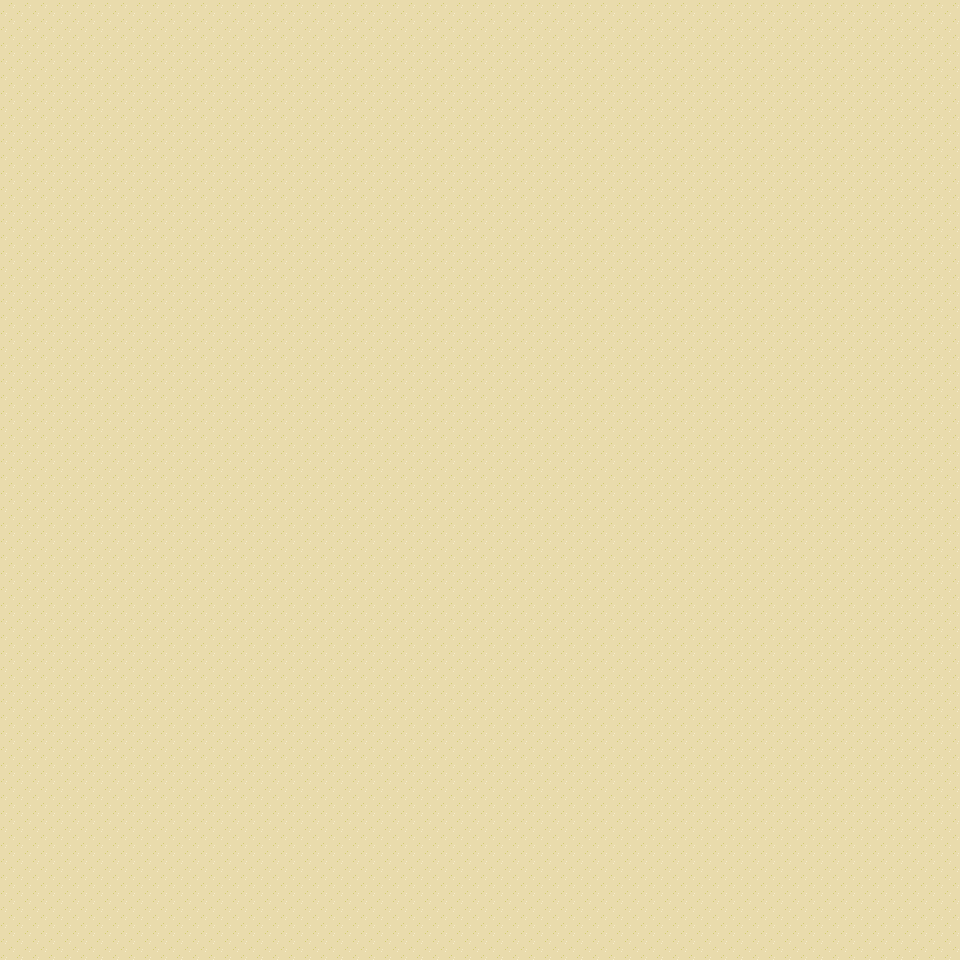

This game map was drawn from its Tiled (.tmx) file and the tilesets committed beside it. A one-line description and the trimmed map source follow:
An orthogonal 30x30 tile map with 32x32 px tiles, 9 tile layers (Fondo, Fondo1, Cesped, Flores, ...).

<map version="1.10" tiledversion="1.11.2" orientation="orthogonal" renderorder="right-down" width="30" height="30" tilewidth="32" tileheight="32" infinite="0" nextlayerid="13" nextobjectid="1">
 <tileset firstgid="1" name="items" tilewidth="32" tileheight="32" tilecount="5208" columns="8">
  <image source="tilesetpokemon.png" width="256" height="20832" />
 </tileset>
 <layer id="2" name="Fondo" width="30" height="30">
  <data>[900 cells, 547 non-empty, 3 distinct tile ids]</data>
 </layer>
 <layer id="5" name="Fondo1" width="30" height="30">
  <data>[900 cells, 900 non-empty, 1 distinct tile ids]</data>
 </layer>
 <layer id="7" name="Cesped" width="30" height="30">
  <data>[900 cells, 0 non-empty, 0 distinct tile ids]</data>
 </layer>
 <layer id="8" name="Flores" width="30" height="30">
  <data>[900 cells, 0 non-empty, 0 distinct tile ids]</data>
 </layer>
 <layer id="11" name="Arboles" width="30" height="30">
  <data>[900 cells, 0 non-empty, 0 distinct tile ids]</data>
 </layer>
 <layer id="10" name="Casa2" width="30" height="30">
  <data>[900 cells, 0 non-empty, 0 distinct tile ids]</data>
 </layer>
 <layer id="9" name="Casa1" width="30" height="30">
  <data>[900 cells, 0 non-empty, 0 distinct tile ids]</data>
 </layer>
 <layer id="12" name="Luces" width="30" height="30">
  <data>[900 cells, 0 non-empty, 0 distinct tile ids]</data>
 </layer>
 <layer id="3" name="Extras" width="30" height="30">
  <data>[900 cells, 0 non-empty, 0 distinct tile ids]</data>
 </layer>
</map>
